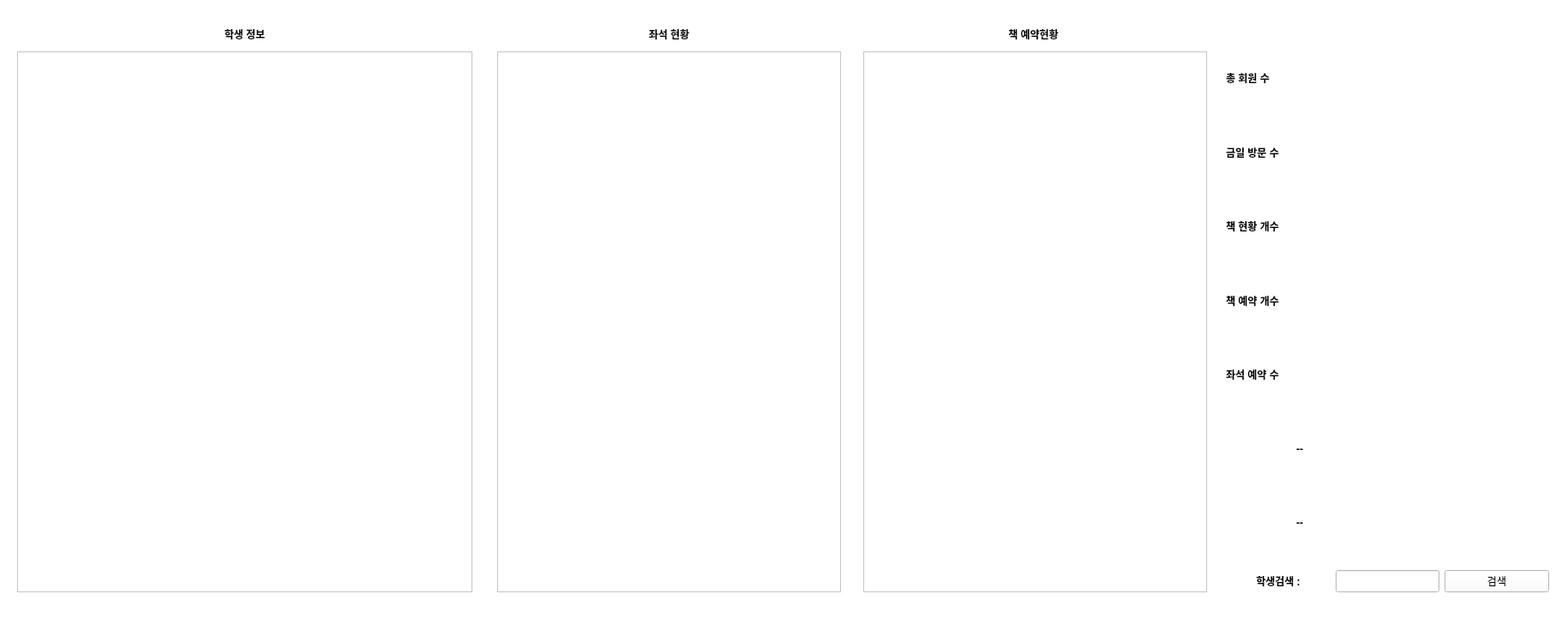
<?xml version="1.0" encoding="UTF-8"?>
<ui version="4.0">
 <class>library_admin</class>
 <widget class="QWidget" name="library_admin">
  <property name="geometry">
   <rect>
    <x>0</x>
    <y>0</y>
    <width>1829</width>
    <height>728</height>
   </rect>
  </property>
  <property name="windowTitle">
   <string>Form</string>
  </property>
  <property name="styleSheet">
   <string notr="true">background-color : white;</string>
  </property>
  <widget class="QTableView" name="stuTableView">
   <property name="geometry">
    <rect>
     <x>20</x>
     <y>60</y>
     <width>531</width>
     <height>631</height>
    </rect>
   </property>
   <property name="styleSheet">
    <string notr="true">
font: 75 10pt &quot;맑은 고딕&quot;;

border-color: rgb(0, 0, 0);</string>
   </property>
  </widget>
  <widget class="QTableView" name="seatTableView">
   <property name="geometry">
    <rect>
     <x>580</x>
     <y>60</y>
     <width>401</width>
     <height>631</height>
    </rect>
   </property>
   <property name="styleSheet">
    <string notr="true">
font: 75 10pt &quot;맑은 고딕&quot;;

border-color: rgb(0, 0, 0);</string>
   </property>
  </widget>
  <widget class="QLabel" name="label">
   <property name="geometry">
    <rect>
     <x>20</x>
     <y>30</y>
     <width>531</width>
     <height>20</height>
    </rect>
   </property>
   <property name="styleSheet">
    <string notr="true">font: 75 10pt &quot;맑은 고딕&quot;;
font-weight : bold;</string>
   </property>
   <property name="text">
    <string>학생 정보</string>
   </property>
   <property name="alignment">
    <set>Qt::AlignCenter</set>
   </property>
  </widget>
  <widget class="QLabel" name="label_2">
   <property name="geometry">
    <rect>
     <x>580</x>
     <y>30</y>
     <width>401</width>
     <height>20</height>
    </rect>
   </property>
   <property name="styleSheet">
    <string notr="true">font: 75 10pt &quot;맑은 고딕&quot;;
font-weight : bold;</string>
   </property>
   <property name="text">
    <string>좌석 현황</string>
   </property>
   <property name="alignment">
    <set>Qt::AlignCenter</set>
   </property>
  </widget>
  <widget class="QTableView" name="bookTableView">
   <property name="geometry">
    <rect>
     <x>1007</x>
     <y>60</y>
     <width>401</width>
     <height>631</height>
    </rect>
   </property>
   <property name="styleSheet">
    <string notr="true">
font: 75 10pt &quot;맑은 고딕&quot;;

border-color: rgb(0, 0, 0);</string>
   </property>
  </widget>
  <widget class="QLabel" name="label_3">
   <property name="geometry">
    <rect>
     <x>1010</x>
     <y>30</y>
     <width>391</width>
     <height>20</height>
    </rect>
   </property>
   <property name="styleSheet">
    <string notr="true">font: 75 10pt &quot;맑은 고딕&quot;;
font-weight : bold;</string>
   </property>
   <property name="text">
    <string>책 예약현황</string>
   </property>
   <property name="alignment">
    <set>Qt::AlignCenter</set>
   </property>
  </widget>
  <widget class="QWidget" name="layoutWidget">
   <property name="geometry">
    <rect>
     <x>1430</x>
     <y>60</y>
     <width>377</width>
     <height>631</height>
    </rect>
   </property>
   <layout class="QVBoxLayout" name="verticalLayout">
    <item>
     <layout class="QHBoxLayout" name="horizontalLayout">
      <item>
       <widget class="QLabel" name="label_4">
        <property name="sizePolicy">
         <sizepolicy hsizetype="Expanding" vsizetype="Preferred">
          <horstretch>0</horstretch>
          <verstretch>0</verstretch>
         </sizepolicy>
        </property>
        <property name="styleSheet">
         <string notr="true">font: 75 10pt &quot;맑은 고딕&quot;;
font-weight : bold;</string>
        </property>
        <property name="text">
         <string>총 회원 수</string>
        </property>
       </widget>
      </item>
      <item>
       <spacer name="horizontalSpacer">
        <property name="orientation">
         <enum>Qt::Horizontal</enum>
        </property>
        <property name="sizeType">
         <enum>QSizePolicy::Fixed</enum>
        </property>
        <property name="sizeHint" stdset="0">
         <size>
          <width>28</width>
          <height>20</height>
         </size>
        </property>
       </spacer>
      </item>
      <item>
       <widget class="QLabel" name="total1">
        <property name="sizePolicy">
         <sizepolicy hsizetype="Expanding" vsizetype="Preferred">
          <horstretch>0</horstretch>
          <verstretch>0</verstretch>
         </sizepolicy>
        </property>
        <property name="styleSheet">
         <string notr="true">font: 75 10pt &quot;맑은 고딕&quot;;
font-weight : bold;</string>
        </property>
        <property name="text">
         <string/>
        </property>
       </widget>
      </item>
     </layout>
    </item>
    <item>
     <spacer name="verticalSpacer">
      <property name="orientation">
       <enum>Qt::Vertical</enum>
      </property>
      <property name="sizeType">
       <enum>QSizePolicy::Fixed</enum>
      </property>
      <property name="sizeHint" stdset="0">
       <size>
        <width>20</width>
        <height>18</height>
       </size>
      </property>
     </spacer>
    </item>
    <item>
     <layout class="QHBoxLayout" name="horizontalLayout_2">
      <item>
       <widget class="QLabel" name="label_6">
        <property name="sizePolicy">
         <sizepolicy hsizetype="Expanding" vsizetype="Preferred">
          <horstretch>0</horstretch>
          <verstretch>0</verstretch>
         </sizepolicy>
        </property>
        <property name="styleSheet">
         <string notr="true">font: 75 10pt &quot;맑은 고딕&quot;;
font-weight : bold;</string>
        </property>
        <property name="text">
         <string>금일 방문 수</string>
        </property>
       </widget>
      </item>
      <item>
       <spacer name="horizontalSpacer_2">
        <property name="orientation">
         <enum>Qt::Horizontal</enum>
        </property>
        <property name="sizeType">
         <enum>QSizePolicy::Fixed</enum>
        </property>
        <property name="sizeHint" stdset="0">
         <size>
          <width>28</width>
          <height>20</height>
         </size>
        </property>
       </spacer>
      </item>
      <item>
       <widget class="QLabel" name="total2">
        <property name="sizePolicy">
         <sizepolicy hsizetype="Expanding" vsizetype="Preferred">
          <horstretch>0</horstretch>
          <verstretch>0</verstretch>
         </sizepolicy>
        </property>
        <property name="styleSheet">
         <string notr="true">font: 75 10pt &quot;맑은 고딕&quot;;
font-weight : bold;</string>
        </property>
        <property name="text">
         <string/>
        </property>
       </widget>
      </item>
     </layout>
    </item>
    <item>
     <spacer name="verticalSpacer_2">
      <property name="orientation">
       <enum>Qt::Vertical</enum>
      </property>
      <property name="sizeType">
       <enum>QSizePolicy::Fixed</enum>
      </property>
      <property name="sizeHint" stdset="0">
       <size>
        <width>20</width>
        <height>18</height>
       </size>
      </property>
     </spacer>
    </item>
    <item>
     <layout class="QHBoxLayout" name="horizontalLayout_3">
      <item>
       <widget class="QLabel" name="label_8">
        <property name="sizePolicy">
         <sizepolicy hsizetype="Expanding" vsizetype="Preferred">
          <horstretch>0</horstretch>
          <verstretch>0</verstretch>
         </sizepolicy>
        </property>
        <property name="styleSheet">
         <string notr="true">font: 75 10pt &quot;맑은 고딕&quot;;
font-weight : bold;</string>
        </property>
        <property name="text">
         <string>책 현황 개수</string>
        </property>
       </widget>
      </item>
      <item>
       <spacer name="horizontalSpacer_3">
        <property name="orientation">
         <enum>Qt::Horizontal</enum>
        </property>
        <property name="sizeType">
         <enum>QSizePolicy::Fixed</enum>
        </property>
        <property name="sizeHint" stdset="0">
         <size>
          <width>28</width>
          <height>20</height>
         </size>
        </property>
       </spacer>
      </item>
      <item>
       <widget class="QLabel" name="total3">
        <property name="sizePolicy">
         <sizepolicy hsizetype="Expanding" vsizetype="Preferred">
          <horstretch>0</horstretch>
          <verstretch>0</verstretch>
         </sizepolicy>
        </property>
        <property name="styleSheet">
         <string notr="true">font: 75 10pt &quot;맑은 고딕&quot;;
font-weight : bold;</string>
        </property>
        <property name="text">
         <string/>
        </property>
       </widget>
      </item>
     </layout>
    </item>
    <item>
     <spacer name="verticalSpacer_3">
      <property name="orientation">
       <enum>Qt::Vertical</enum>
      </property>
      <property name="sizeType">
       <enum>QSizePolicy::Fixed</enum>
      </property>
      <property name="sizeHint" stdset="0">
       <size>
        <width>20</width>
        <height>18</height>
       </size>
      </property>
     </spacer>
    </item>
    <item>
     <layout class="QHBoxLayout" name="horizontalLayout_4">
      <item>
       <widget class="QLabel" name="label_10">
        <property name="sizePolicy">
         <sizepolicy hsizetype="Expanding" vsizetype="Preferred">
          <horstretch>0</horstretch>
          <verstretch>0</verstretch>
         </sizepolicy>
        </property>
        <property name="styleSheet">
         <string notr="true">font: 75 10pt &quot;맑은 고딕&quot;;
font-weight : bold;</string>
        </property>
        <property name="text">
         <string>책 예약 개수</string>
        </property>
       </widget>
      </item>
      <item>
       <spacer name="horizontalSpacer_4">
        <property name="orientation">
         <enum>Qt::Horizontal</enum>
        </property>
        <property name="sizeType">
         <enum>QSizePolicy::Fixed</enum>
        </property>
        <property name="sizeHint" stdset="0">
         <size>
          <width>28</width>
          <height>20</height>
         </size>
        </property>
       </spacer>
      </item>
      <item>
       <widget class="QLabel" name="total4">
        <property name="sizePolicy">
         <sizepolicy hsizetype="Expanding" vsizetype="Preferred">
          <horstretch>0</horstretch>
          <verstretch>0</verstretch>
         </sizepolicy>
        </property>
        <property name="styleSheet">
         <string notr="true">font: 75 10pt &quot;맑은 고딕&quot;;
font-weight : bold;</string>
        </property>
        <property name="text">
         <string/>
        </property>
       </widget>
      </item>
     </layout>
    </item>
    <item>
     <spacer name="verticalSpacer_4">
      <property name="orientation">
       <enum>Qt::Vertical</enum>
      </property>
      <property name="sizeType">
       <enum>QSizePolicy::Fixed</enum>
      </property>
      <property name="sizeHint" stdset="0">
       <size>
        <width>20</width>
        <height>18</height>
       </size>
      </property>
     </spacer>
    </item>
    <item>
     <layout class="QHBoxLayout" name="horizontalLayout_5">
      <item>
       <widget class="QLabel" name="label_12">
        <property name="sizePolicy">
         <sizepolicy hsizetype="Expanding" vsizetype="Preferred">
          <horstretch>0</horstretch>
          <verstretch>0</verstretch>
         </sizepolicy>
        </property>
        <property name="styleSheet">
         <string notr="true">font: 75 10pt &quot;맑은 고딕&quot;;
font-weight : bold;</string>
        </property>
        <property name="text">
         <string>좌석 예약 수</string>
        </property>
       </widget>
      </item>
      <item>
       <spacer name="horizontalSpacer_5">
        <property name="orientation">
         <enum>Qt::Horizontal</enum>
        </property>
        <property name="sizeType">
         <enum>QSizePolicy::Fixed</enum>
        </property>
        <property name="sizeHint" stdset="0">
         <size>
          <width>28</width>
          <height>20</height>
         </size>
        </property>
       </spacer>
      </item>
      <item>
       <widget class="QLabel" name="total5">
        <property name="sizePolicy">
         <sizepolicy hsizetype="Expanding" vsizetype="Preferred">
          <horstretch>0</horstretch>
          <verstretch>0</verstretch>
         </sizepolicy>
        </property>
        <property name="styleSheet">
         <string notr="true">font: 75 10pt &quot;맑은 고딕&quot;;
font-weight : bold;</string>
        </property>
        <property name="text">
         <string/>
        </property>
       </widget>
      </item>
     </layout>
    </item>
    <item>
     <spacer name="verticalSpacer_5">
      <property name="orientation">
       <enum>Qt::Vertical</enum>
      </property>
      <property name="sizeType">
       <enum>QSizePolicy::Fixed</enum>
      </property>
      <property name="sizeHint" stdset="0">
       <size>
        <width>20</width>
        <height>18</height>
       </size>
      </property>
     </spacer>
    </item>
    <item>
     <layout class="QHBoxLayout" name="horizontalLayout_6">
      <item>
       <widget class="QLabel" name="label_14">
        <property name="sizePolicy">
         <sizepolicy hsizetype="Expanding" vsizetype="Preferred">
          <horstretch>0</horstretch>
          <verstretch>0</verstretch>
         </sizepolicy>
        </property>
        <property name="styleSheet">
         <string notr="true">font: 75 10pt &quot;맑은 고딕&quot;;
font-weight : bold;</string>
        </property>
        <property name="text">
         <string>--</string>
        </property>
        <property name="alignment">
         <set>Qt::AlignCenter</set>
        </property>
       </widget>
      </item>
      <item>
       <spacer name="horizontalSpacer_6">
        <property name="orientation">
         <enum>Qt::Horizontal</enum>
        </property>
        <property name="sizeType">
         <enum>QSizePolicy::Fixed</enum>
        </property>
        <property name="sizeHint" stdset="0">
         <size>
          <width>28</width>
          <height>20</height>
         </size>
        </property>
       </spacer>
      </item>
      <item>
       <widget class="QLabel" name="total6">
        <property name="sizePolicy">
         <sizepolicy hsizetype="Expanding" vsizetype="Preferred">
          <horstretch>0</horstretch>
          <verstretch>0</verstretch>
         </sizepolicy>
        </property>
        <property name="text">
         <string/>
        </property>
       </widget>
      </item>
     </layout>
    </item>
    <item>
     <spacer name="verticalSpacer_6">
      <property name="orientation">
       <enum>Qt::Vertical</enum>
      </property>
      <property name="sizeType">
       <enum>QSizePolicy::Fixed</enum>
      </property>
      <property name="sizeHint" stdset="0">
       <size>
        <width>20</width>
        <height>18</height>
       </size>
      </property>
     </spacer>
    </item>
    <item>
     <layout class="QHBoxLayout" name="horizontalLayout_7">
      <item>
       <widget class="QLabel" name="label_16">
        <property name="sizePolicy">
         <sizepolicy hsizetype="Expanding" vsizetype="Preferred">
          <horstretch>0</horstretch>
          <verstretch>0</verstretch>
         </sizepolicy>
        </property>
        <property name="styleSheet">
         <string notr="true">font: 75 10pt &quot;맑은 고딕&quot;;
font-weight : bold;</string>
        </property>
        <property name="text">
         <string>--</string>
        </property>
        <property name="alignment">
         <set>Qt::AlignCenter</set>
        </property>
       </widget>
      </item>
      <item>
       <spacer name="horizontalSpacer_7">
        <property name="orientation">
         <enum>Qt::Horizontal</enum>
        </property>
        <property name="sizeType">
         <enum>QSizePolicy::Fixed</enum>
        </property>
        <property name="sizeHint" stdset="0">
         <size>
          <width>28</width>
          <height>20</height>
         </size>
        </property>
       </spacer>
      </item>
      <item>
       <widget class="QLabel" name="label_17">
        <property name="sizePolicy">
         <sizepolicy hsizetype="Expanding" vsizetype="Preferred">
          <horstretch>0</horstretch>
          <verstretch>0</verstretch>
         </sizepolicy>
        </property>
        <property name="text">
         <string/>
        </property>
       </widget>
      </item>
     </layout>
    </item>
    <item>
     <spacer name="verticalSpacer_7">
      <property name="orientation">
       <enum>Qt::Vertical</enum>
      </property>
      <property name="sizeType">
       <enum>QSizePolicy::Fixed</enum>
      </property>
      <property name="sizeHint" stdset="0">
       <size>
        <width>20</width>
        <height>18</height>
       </size>
      </property>
     </spacer>
    </item>
    <item>
     <layout class="QHBoxLayout" name="horizontalLayout_8">
      <item>
       <widget class="QLabel" name="label_18">
        <property name="sizePolicy">
         <sizepolicy hsizetype="Expanding" vsizetype="Preferred">
          <horstretch>0</horstretch>
          <verstretch>0</verstretch>
         </sizepolicy>
        </property>
        <property name="styleSheet">
         <string notr="true">font: 75 10pt &quot;맑은 고딕&quot;;
font-weight : bold;</string>
        </property>
        <property name="text">
         <string>학생검색 :</string>
        </property>
        <property name="alignment">
         <set>Qt::AlignCenter</set>
        </property>
       </widget>
      </item>
      <item>
       <widget class="QLineEdit" name="lineEdit">
        <property name="sizePolicy">
         <sizepolicy hsizetype="Expanding" vsizetype="Preferred">
          <horstretch>0</horstretch>
          <verstretch>0</verstretch>
         </sizepolicy>
        </property>
       </widget>
      </item>
      <item>
       <widget class="QPushButton" name="studentFindBtn">
        <property name="sizePolicy">
         <sizepolicy hsizetype="Expanding" vsizetype="Fixed">
          <horstretch>0</horstretch>
          <verstretch>0</verstretch>
         </sizepolicy>
        </property>
        <property name="text">
         <string>검색</string>
        </property>
       </widget>
      </item>
     </layout>
    </item>
   </layout>
  </widget>
 </widget>
 <resources/>
 <connections/>
</ui>
